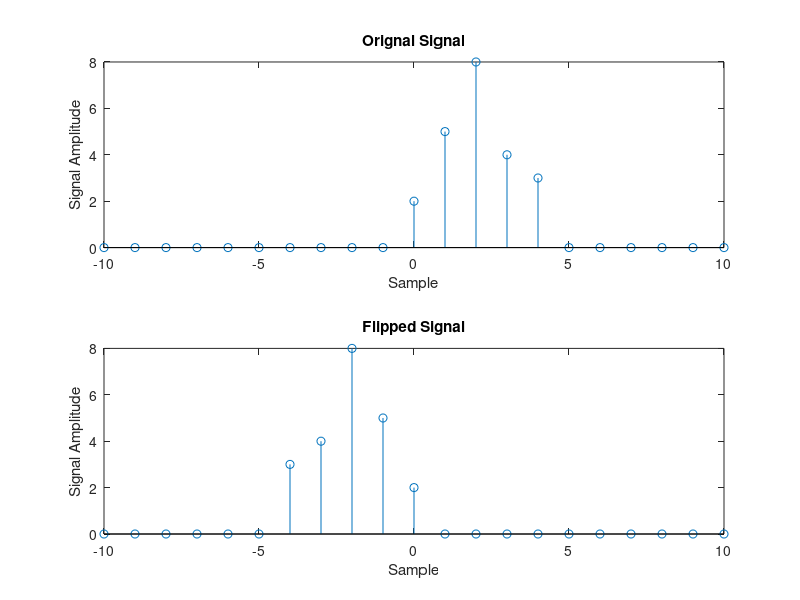

The MATLAB source for this figure:
clc;
clear all;
close all;
%Assumed Sample
n = -10:10;
%S[n]
S1 = [zeros(1,10) 1 zeros(1,10)];
%S[n-1]
S2 = [zeros(1,11) 1 zeros(1,9)];
%S[n-2]
S3 = [zeros(1,12) 1 zeros(1,8)];
%S[n-3]
S4 = [zeros(1,13) 1 zeros(1,7)];
%S[n-4]
S5 = [zeros(1,14) 1 zeros(1,6)];

%Now 2S[n]
a = 2*S1;
%5S[n-1]
b = 5*S2;
%8S[n-2]
c = 8*S3;
%4S[n-3]
d = 4*S4;
%3S[n-4]
e = 3*S5;

%Now x[n]
x = a+b+c+d+e;

%Plotting Orignal Signal
subplot(2,1,1);
stem(n,x);
xlabel('Sample');
ylabel('Signal Amplitude');
title('Orignal Signal');

%Plotting Flipped Signal
subplot(2,1,2);
stem(-n,x);
xlabel('Sample');
ylabel('Signal Amplitude');
title('Flipped Signal');
